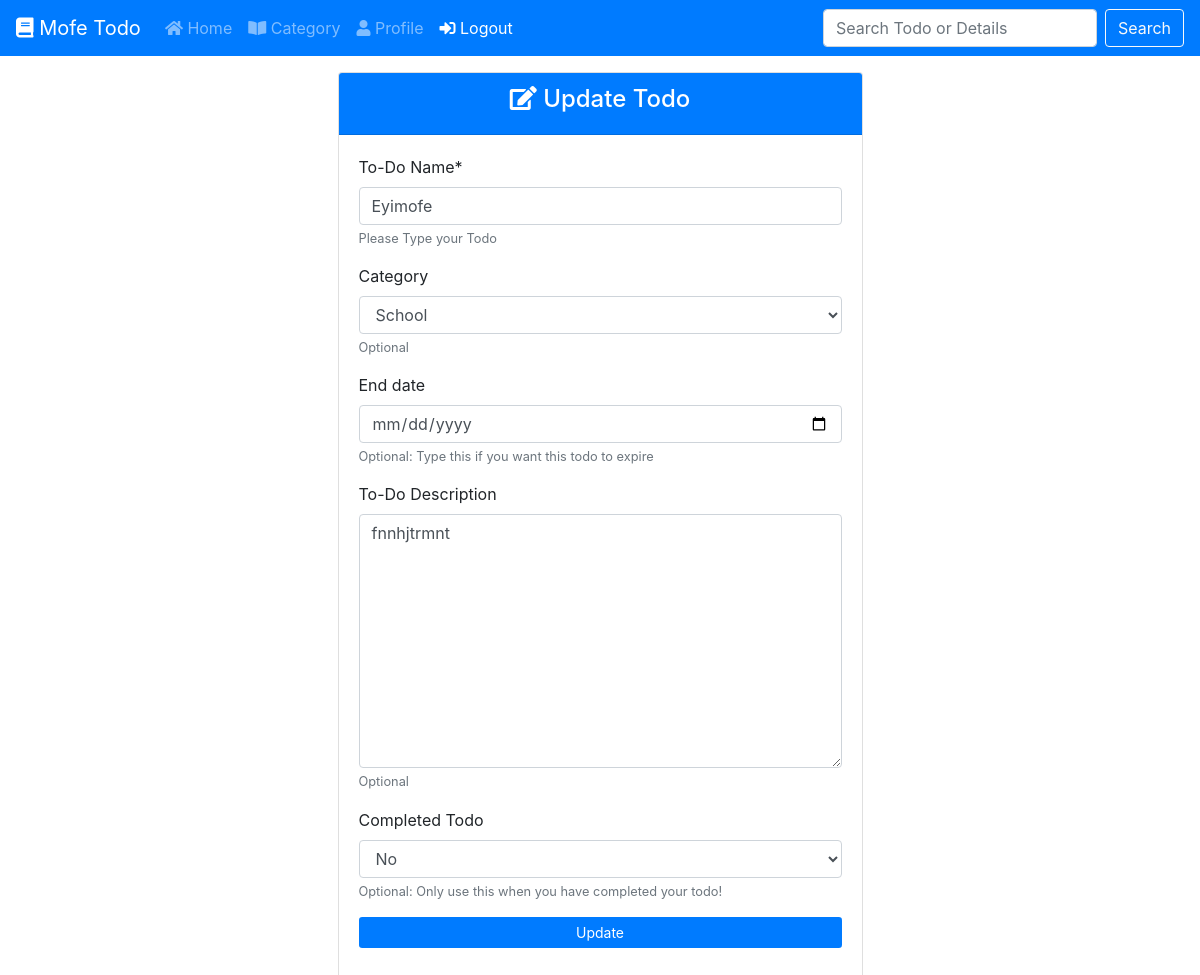
Page /updateTodo/2/ (signed in) on the committed database.
### core/models.py (models this page shows, shortened)
class Todo(models.Model):
	user = models.ForeignKey(User, on_delete=models.CASCADE, null=True)
	name = models.CharField(null=True, max_length=300, verbose_name="To-Do Name", help_text="Please Type your Todo")
	description = models.TextField(null=True, verbose_name="To-Do Description", blank=True, help_text="Optional")
	category = models.ForeignKey(Category, on_delete=models.DO_NOTHING, null=True, blank=True, help_text="Optional")
	start_date = models.DateTimeField(auto_now_add=True, null=True)
	end_date = models.DateField(null=True, blank=True,  help_text="Optional: Type this if you want this todo to expire")
	expired = models.BooleanField(null=True, default=False)
	completed = models.BooleanField(null=True, default=False, verbose_name="Completed Todo", help_text="Optional: Only use this when you have completed your todo!")
	class Meta:
		ordering = ["-start_date"]

class Category(models.Model):
	user = models.ForeignKey(User, on_delete=models.CASCADE, null=True)
	name = models.CharField(null=True, max_length=100, verbose_name="Category Name")
	color = models.CharField(null=True, max_length=50, choices=ALERTS)
	def __str__(self):
		return self.name
	class Meta:
		verbose_name_plural = "Categories"

### core/views.py (the view)
# urls.py: path('updateTodo/<pk>/', views.updateTodo, name="todo-update" ),
def updateTodo(request, pk):
    todo = Todo.objects.get(pk=pk)
    if request.method == "POST":
        form = TodoForm(user=request.user, data=request.POST, instance=todo)
        if form.is_valid():
            bar = form.save()
            bar.save()
            messages.success(request, "Todo successfully updated")
            return redirect('todo', user=request.user, pk=bar.pk)
    else:
        form = TodoForm(user=request.user, instance=todo)
    frontend = {
        "form": form
    }
    return render(request, "core/todo-update.html", frontend)

### core/forms.py (shortened to what this page needs)
class TodoForm(ModelForm):
	class Meta:
		model = Todo
		fields = ["id", "name", "category", "end_date", "description","completed"]
		widgets = {"end_date": DateInput()}
	def __init__(self, user, *args, **kwargs):
		super().__init__(*args, **kwargs)
		self.fields["category"].queryset = Category.objects.filter(user=user)

### templates/core/todo-update.html (shortened to what this page needs)
{% extends 'base.html' %}
{% load crispy_forms_tags %}
{% block content %}
	<div class="col-md-6 mx-auto pt-3">
      <div class="card">
        <div class="card-header text-white bg-primary ">
          <h4 class="text-center"><i class="fas fa-edit"></i>  Update Todo</h4></div>
          <div class="card-body">
            <form method="post" accept-charset="utf-8">
              {{form|crispy}}
              <div class="form-group">
                <div class="mx-auto">
                  <button type="submit" class="btn btn-block btn-sm text-white bg-primary">Update</button>
                </div>
              </div>
            </form>
          </div>
        </div>
      </div>
    </div>
{% endblock %}

### rows in the picture
Todo: name "Eyimofe", category "School", description "fnnhjtrmnt", completed "No"
